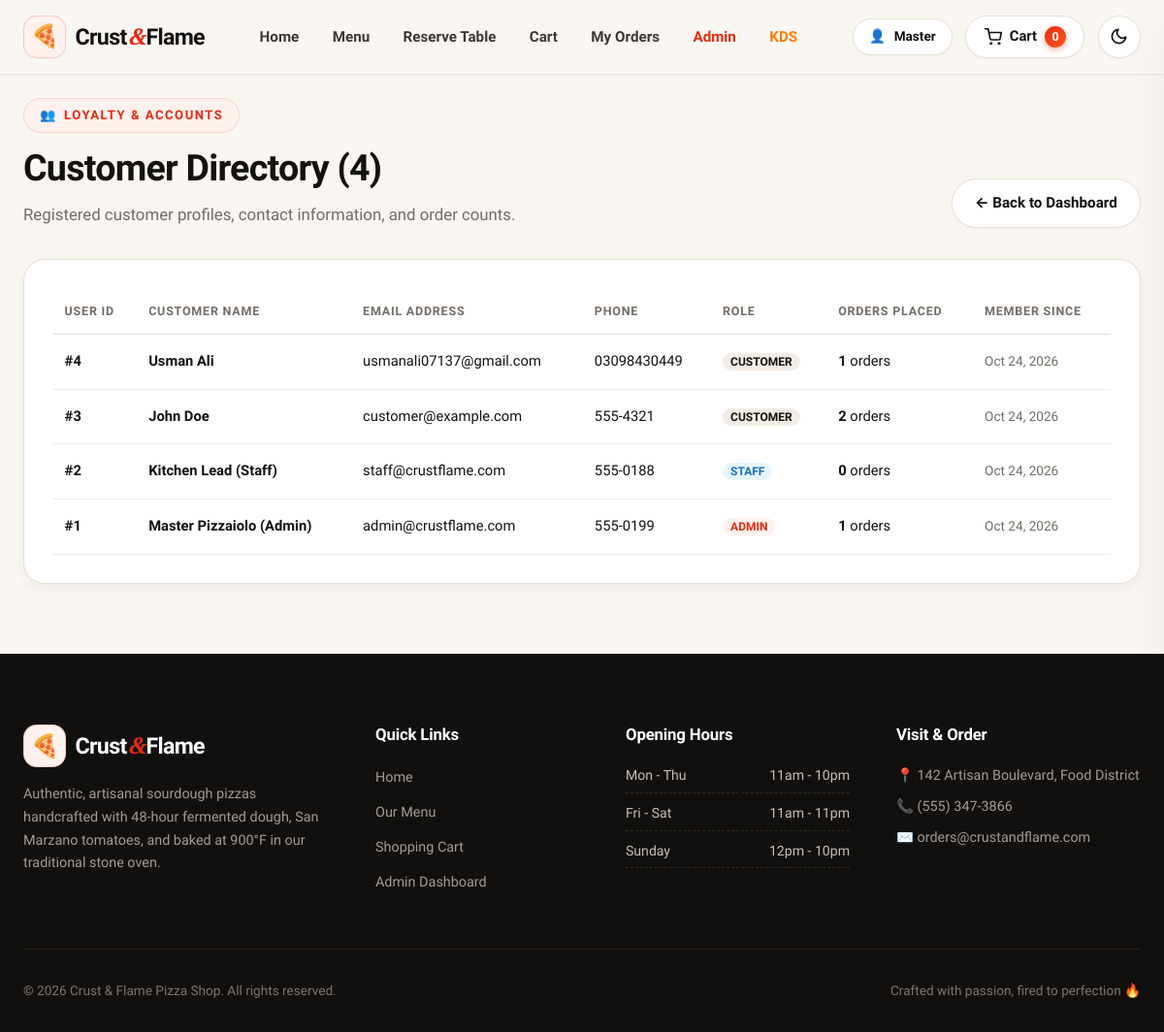
The page /admin/customers (signed in) on the database its author committed.
### app/models/user.py (models this page shows, shortened)
class User(Base):
    __tablename__ = "users"
    id = Column(Integer, primary_key=True, index=True)
    email = Column(String(120), unique=True, index=True, nullable=False)
    hashed_password = Column(String(255), nullable=False)
    full_name = Column(String(100), nullable=False)
    phone = Column(String(30), nullable=True)
    address = Column(String(255), nullable=True)
    role = Column(String(20), default="customer", nullable=False)  # 'customer', 'staff', 'admin'
    loyalty_points = Column(Integer, default=100, nullable=False)
    is_active = Column(Boolean, default=True, nullable=False)
    created_at = Column(DateTime, default=datetime.utcnow)
    orders = relationship("Order", back_populates="user", cascade="all, delete-orphan")
    reviews = relationship("Review", back_populates="user", cascade="all, delete-orphan")
    reservations = relationship("Reservation", back_populates="user", cascade="all, delete-orphan")

### app/routers/admin.py (the view)
@router.get("/customers", response_class=HTMLResponse)
def admin_customers(
    request: Request,
    current_user: User = Depends(require_role(["admin", "staff"])),
    db: Session = Depends(get_db)
):
    customers = db.query(User).order_by(User.created_at.desc()).all()
    return templates.TemplateResponse(
        "admin/customers.html",
        {"request": request, "user": current_user, "customers": customers}
    )

### app/templates/admin/customers.html (shortened to what this page needs)
{% extends "base.html" %}
{% block content %}
<div class="admin-header">
  <div>
    <div class="section-tag">
      <span>👥</span> Loyalty & Accounts
    </div>
    <h1 class="section-title">Customer Directory ({{ customers|length }})</h1>
    <p class="section-subtitle">
      Registered customer profiles, contact information, and order counts.
    </p>
  </div>
  <div style="display: flex; gap: 0.75rem;">
    <a href="/admin" class="btn btn-secondary">&larr; Back to Dashboard</a>
  </div>
</div>
<div class="admin-card">
  <div class="table-responsive">
    <table class="admin-table">
      <thead>
        <tr>
          <th>User ID</th>
          <th>Customer Name</th>
          <th>Email Address</th>
          <th>Phone</th>
          <th>Role</th>
          <th>Orders Placed</th>
          <th>Member Since</th>
        </tr>
      </thead>
      <tbody>
        {% for cust in customers %}
          <tr>
            <td><strong>#{{ cust.id }}</strong></td>
            <td><strong>{{ cust.full_name }}</strong></td>
            <td>{{ cust.email }}</td>
            <td>{{ cust.phone or 'Not provided' }}</td>
            <td>
              <span style="font-size: 0.75rem; font-weight: 700; padding: 2px 8px; border-radius: var(--radius-full);
                {% if cust.role == 'admin' %}background: var(--primary-soft); color: var(--primary);
                {% elif cust.role == 'staff' %}background: #E7F5FF; color: #1971C2;
                {% else %}background: var(--bg-subtle); color: var(--text-main);{% endif %}">
                {{ cust.role.upper() }}
              </span>
            </td>
            <td><strong>{{ cust.orders|length }}</strong> orders</td>
            <td><span style="font-size: 0.85rem; color: var(--text-muted);">{{ cust.created_at.strftime('%b %d, %Y') }}</span></td>
          </tr>
        {% endfor %}
      </tbody>
    </table>
  </div>
</div>
{% endblock %}

### app/templates/base.html (shortened to what this page needs)
<!DOCTYPE html>
<html lang="en">
  <head>
    <link rel="stylesheet" href="/static/css/main.css" />
  </head>
  <body>
    <div class="site-wrapper">
      <header class="site-header">
        <div class="container">
          <nav class="navbar">
            <a class="brand" href="/" title="Crust & Flame Pizza Shop">
              <span class="brand-icon">🍕</span>
              <span>Crust<span class="brand-highlight">&</span>Flame</span>
            </a>
            <ul class="nav-links">
              <li><a class="nav-link" href="/">Home</a></li>
              <li><a class="nav-link" href="/#menu">Menu</a></li>
              <li><a class="nav-link" href="/reserve">Reserve Table</a></li>
              <li><a class="nav-link" href="/cart">Cart</a></li>
              {% if user or (request.state.user is defined and request.state.user) %}
                {% set u = user or request.state.user %}
                <li><a class="nav-link" href="/profile">My Orders</a></li>
                {% if u.is_staff() %}
                  <li><a class="nav-link" href="/admin" style="color: var(--primary); font-weight: 700;">Admin</a></li>
                  <li><a class="nav-link" href="/admin/kds" style="color: var(--accent); font-weight: 700;" target="_blank">KDS</a></li>
                {% endif %}
              {% endif %}
            </ul>
            <div class="nav-actions">
              {% if user or (request.state.user is defined and request.state.user) %}
                {% set u = user or request.state.user %}
                <a href="/profile" class="btn btn-sm btn-secondary" title="View Profile">
                  <span>👤</span> <span>{{ u.full_name.split(' ')[0] }}</span>
                </a>
              {% else %}
                <a href="/auth/login" class="btn btn-sm btn-secondary" title="Sign In">
                  <span>🔐</span> <span>Sign In</span>
                </a>
              {% endif %}
              <a class="cart-btn" href="/cart" id="header-cart-btn" title="View Cart">
                <svg width="18" height="18" viewBox="0 0 24 24" fill="none" stroke="currentColor" stroke-width="2.2" stroke-linecap="round" stroke-linejoin="round">
                  <circle cx="9" cy="21" r="1"></circle>
                  <circle cx="20" cy="21" r="1"></circle>
                  <path d="M1 1h4l2.68 13.39a2 2 0 0 0 2 1.61h9.72a2 2 0 0 0 2-1.61L23 6H6"></path>
                </svg>
                <span>Cart</span>
                <span class="cart-badge" id="cart-count">0</span>
              </a>
              <button
                class="theme-toggle-btn"
                id="theme-toggle"
                aria-label="Toggle dark / light theme"
                title="Switch to Dark Mode"
                type="button"
              >
                <span class="theme-icon moon-icon" aria-hidden="true">
                  <svg width="19" height="19" viewBox="0 0 24 24" fill="none" stroke="currentColor" stroke-width="2.2" stroke-linecap="round" stroke-linejoin="round">
                    <path d="M21 12.79A9 9 0 1 1 11.21 3 7 7 0 0 0 21 12.79z"></path>
                  </svg>
                </span>
              </button>
            </div>
          </nav>
        </div>
      </header>
      <main class="main-content">
        <div class="container">
          {% block content %}{% endblock %}
        </div>
      </main>
      <footer class="site-footer">
        <div class="container">
          <div class="footer-grid">
            <div class="footer-col">
              <a class="brand" href="/" style="color: #fff; margin-bottom: 1rem;">
                <span class="brand-icon">🍕</span>
                <span>Crust<span class="brand-highlight">&</span>Flame</span>
              </a>
              <p>
                Authentic, artisanal sourdough pizzas handcrafted with 48-hour fermented dough,
                San Marzano tomatoes, and baked at 900°F in our traditional stone oven.
              </p>
            </div>
            <div class="footer-col">
              <h4>Quick Links</h4>
              <ul class="footer-links">
                <li><a href="/">Home</a></li>
                <li><a href="/#menu">Our Menu</a></li>
                <li><a href="/cart">Shopping Cart</a></li>
                <li><a href="/admin/pizzas">Admin Dashboard</a></li>
              </ul>
            </div>
            <div class="footer-col">
              <h4>Opening Hours</h4>
              <ul class="footer-hours-list">
                <li><span>Mon - Thu</span> <span>11am - 10pm</span></li>
                <li><span>Fri - Sat</span> <span>11am - 11pm</span></li>
                <li><span>Sunday</span> <span>12pm - 10pm</span></li>
              </ul>
            </div>
            <div class="footer-col">
              <h4>Visit & Order</h4>
              <p>📍 142 Artisan Boulevard, Food District</p>
              <p style="margin-top: 0.5rem;">📞 (555) 347-3866</p>
              <p style="margin-top: 0.5rem;">✉️ orders@crustandflame.com</p>
            </div>
          </div>
          <div class="footer-bottom">
            <p>&copy; 2026 Crust & Flame Pizza Shop. All rights reserved.</p>
            <p>Crafted with passion, fired to perfection 🔥</p>
          </div>
        </div>
      </footer>
    </div>
  </body>
</html>

### rows shown on the page
User: full_name "Master", id "1", full_name "Master Pizzaiolo (Admin)", email "admin@crustflame.com", phone "555-0199", role "ADMIN", orders|length "1", created_at "Oct 24, 2026"
User: id "4", full_name "Usman Ali", email "usmanali07137@gmail.com", phone "03098430449", role "CUSTOMER", orders|length "1", created_at "Oct 24, 2026"
User: id "3", full_name "John Doe", email "customer@example.com", phone "555-4321", role "CUSTOMER", orders|length "2", created_at "Oct 24, 2026"
User: id "2", full_name "Kitchen Lead (Staff)", email "staff@crustflame.com", phone "555-0188", role "STAFF", orders|length "0", created_at "Oct 24, 2026"

### other values the page prints
{{ customers|length }} "4"
